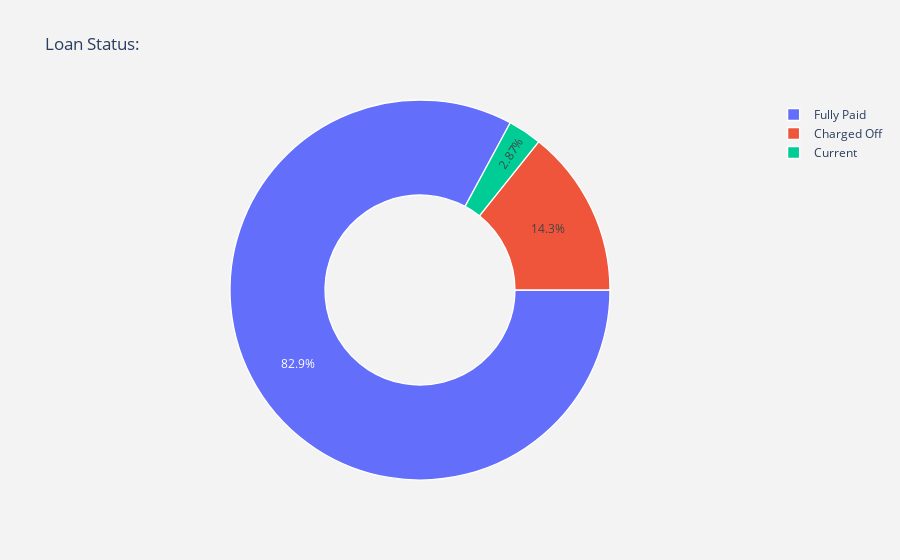

The notebook cell saved with this chart:
### Markdown cell above
**The above plots show that the DTI ranges from 0 - 30.**

---

### Code cell
# Analysis on loan status 
trace = go.Pie(labels = loan["loan_status"].value_counts().keys().tolist(),
               values = loan["loan_status"].value_counts().values.tolist(),
               marker = dict(line = dict(color = "white",
                                         width =  1.3)
                            ),
               rotation = 90,
               hoverinfo = "label+value+text",
               hole = .5
              )
layout = go.Layout(dict(title = "Loan Status: ",
                        plot_bgcolor  = "rgb(243,243,243)",
                        paper_bgcolor = "rgb(243,243,243)",
                       )
                  )

data = [trace]
fig = go.Figure(data = data,layout = layout)
py.iplot(fig)
plt.show()

# The Pie plot shows that around 14% of loans are "Charged Off" where applicant has not paid the instalments
# in due time for a long period of time, i.e., he/she has defaulted on the loan

### Figure 1 — Plotly figure (JSON) as saved in the notebook; plotly's stock layout.template omitted (floating-point values rounded to 4 significant figures)
{"data": [{"hole": 0.5, "hoverinfo": "label+value+text", "labels": ["Fully Paid", "Charged Off", "Current"], "marker": {"line": {"color": "white", "width": 1.3}}, "rotation": 90, "type": "pie", "values": [32255, 5548, 1116]}], "layout": {"paper_bgcolor": "rgb(243,243,243)", "plot_bgcolor": "rgb(243,243,243)", "title": {"text": "Loan Status: "}}}
